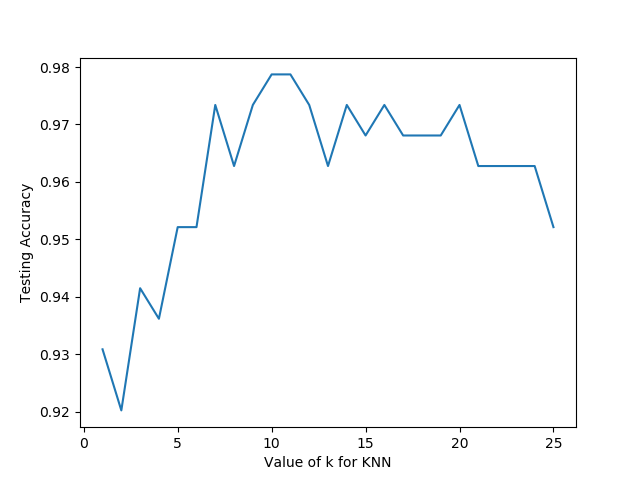

The script that drew this image:
from sklearn.datasets import load_breast_cancer
from sklearn.model_selection import train_test_split
from sklearn.metrics import accuracy_score
from sklearn.neighbors import KNeighborsClassifier 

import matplotlib.pyplot as plt

# Load dataset
data = load_breast_cancer()

# Organize our data
label_names = data['target_names']
labels = data['target']
feature_names = data['feature_names']
features = data['data']

# Look at our data
print(label_names)
print('Class label = ', labels[0])
print(feature_names)
print(features[0])

# Split our data
train, test, train_labels, test_labels = train_test_split(features,
                                                          labels,
                                                          test_size=0.33,
                                                          random_state=42)

k_range = range(1,30)
scores = []
for k in k_range:
	knn = KNeighborsClassifier(n_neighbors=k)
	model = knn.fit(train, train_labels)
	preds = knn.predict(test)
	scores.append(accuracy_score(test_labels, preds))
	print(accuracy_score(test_labels, preds))

plt.plot(k_range,scores)
plt.xlabel("Value of k for KNN")
plt.ylabel("Testing Accuracy")
plt.show()
